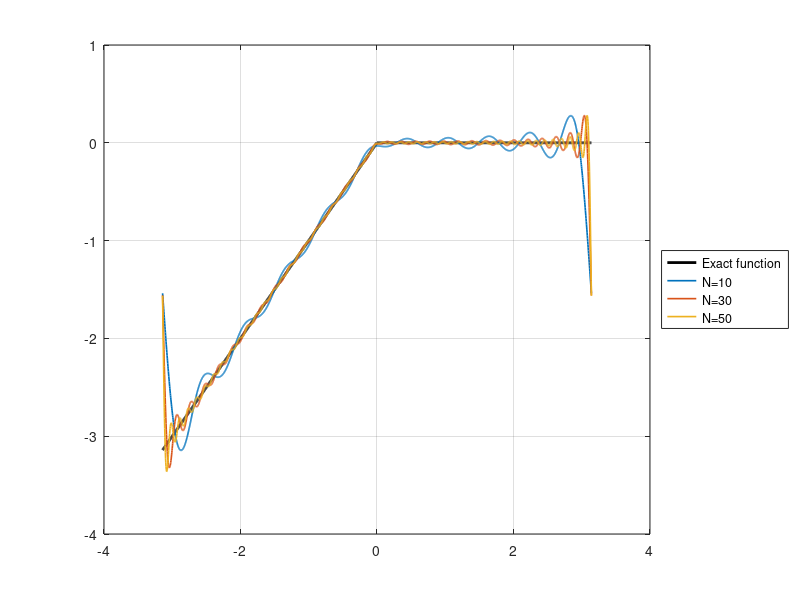

Here is the MATLAB script that generated this plot:
t = linspace(-pi, pi, 2001);
f = zeros(size(t));
f(t < 0) = t(t < 0);

Ns = [10 30 50];
plot(t, f, 'k', 'LineWidth', 2);
hold on

for N = Ns
    n = (1:N)';
    an = (1 - (-1).^n) ./ (pi*n.^2);
    bn = (-1).^(n+1) ./ n;

    S = -pi/4 + sum(an .* cos(n*t) + bn .* sin(n*t), 1);
    plot(t, S, 'LineWidth', 1.2);
end

legend('Exact function', 'N=10', 'N=30', 'N=50', ...
       'Location', 'eastoutside');

grid on
hold off
